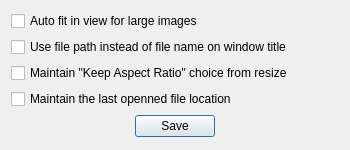
<?xml version="1.0" encoding="UTF-8"?>
<ui version="4.0">
 <class>SettingsDialog</class>
 <widget class="QDialog" name="SettingsDialog">
  <property name="geometry">
   <rect>
    <x>0</x>
    <y>0</y>
    <width>350</width>
    <height>150</height>
   </rect>
  </property>
  <property name="minimumSize">
   <size>
    <width>350</width>
    <height>150</height>
   </size>
  </property>
  <property name="maximumSize">
   <size>
    <width>350</width>
    <height>150</height>
   </size>
  </property>
  <property name="windowTitle">
   <string>Settings</string>
  </property>
  <layout class="QGridLayout" name="gridLayout">
   <item row="3" column="0">
    <widget class="QCheckBox" name="lastLocationOpenned">
     <property name="text">
      <string>Maintain the last openned file location</string>
     </property>
    </widget>
   </item>
   <item row="1" column="0">
    <widget class="QCheckBox" name="filePathInTitle">
     <property name="text">
      <string>Use file path instead of file name on window title</string>
     </property>
    </widget>
   </item>
   <item row="5" column="0">
    <widget class="QDialogButtonBox" name="submitButton">
     <property name="orientation">
      <enum>Qt::Horizontal</enum>
     </property>
     <property name="standardButtons">
      <set>QDialogButtonBox::Save</set>
     </property>
     <property name="centerButtons">
      <bool>true</bool>
     </property>
    </widget>
   </item>
   <item row="2" column="0">
    <widget class="QCheckBox" name="keepAspectRatioChoice">
     <property name="text">
      <string>Maintain &quot;Keep Aspect Ratio&quot; choice from resize</string>
     </property>
    </widget>
   </item>
   <item row="0" column="0">
    <widget class="QCheckBox" name="autoFitInView">
     <property name="text">
      <string>Auto fit in view for large images</string>
     </property>
    </widget>
   </item>
  </layout>
 </widget>
 <resources/>
 <connections>
  <connection>
   <sender>submitButton</sender>
   <signal>accepted()</signal>
   <receiver>SettingsDialog</receiver>
   <slot>accept()</slot>
   <hints>
    <hint type="sourcelabel">
     <x>248</x>
     <y>254</y>
    </hint>
    <hint type="destinationlabel">
     <x>157</x>
     <y>274</y>
    </hint>
   </hints>
  </connection>
  <connection>
   <sender>submitButton</sender>
   <signal>rejected()</signal>
   <receiver>SettingsDialog</receiver>
   <slot>reject()</slot>
   <hints>
    <hint type="sourcelabel">
     <x>316</x>
     <y>260</y>
    </hint>
    <hint type="destinationlabel">
     <x>286</x>
     <y>274</y>
    </hint>
   </hints>
  </connection>
 </connections>
</ui>
